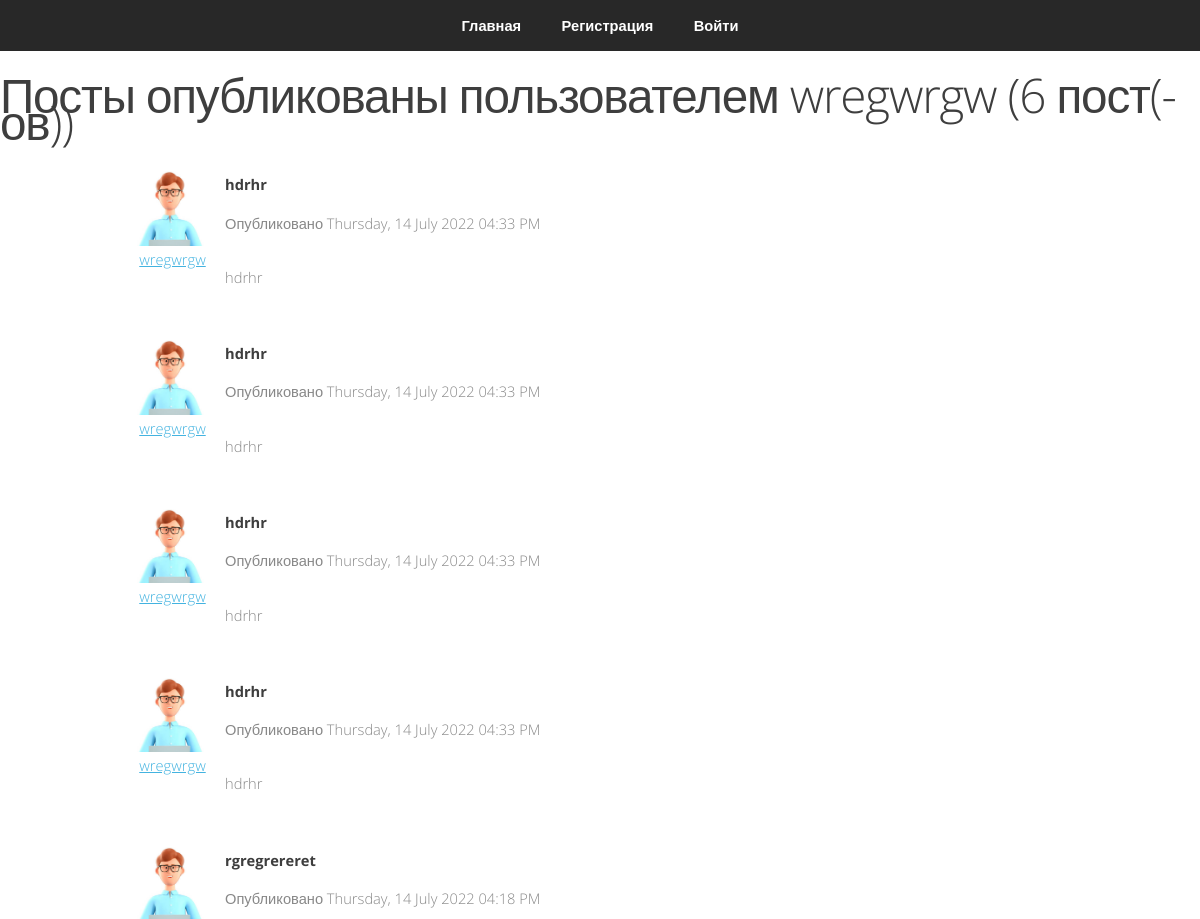
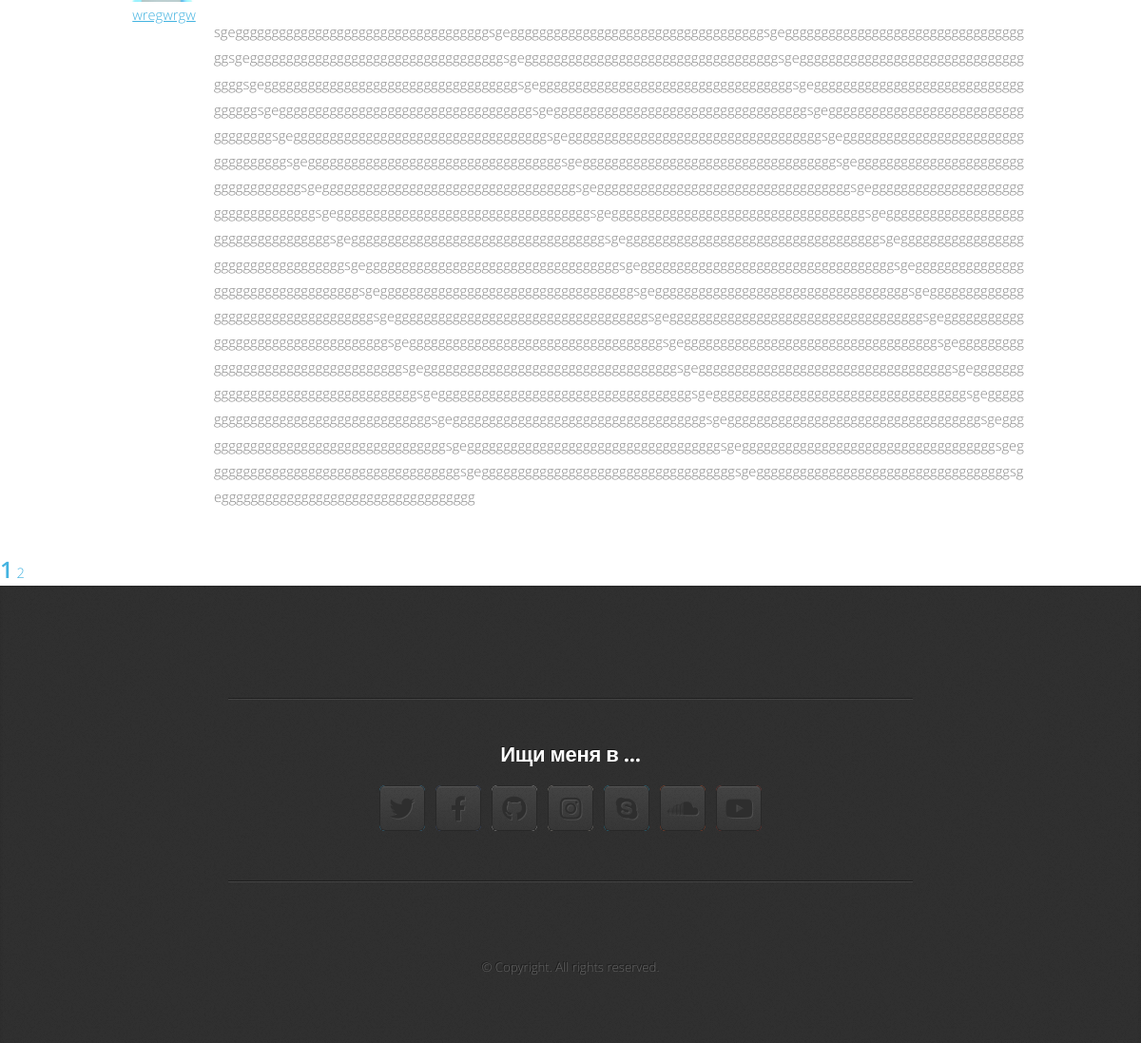
/user/wregwrgw, run on the app's committed database (2 pictures, top to bottom).
### flask_personal_blog/models.py (models this page shows, shortened)
class User(db.Model, UserMixin):
    id = db.Column(db.Integer, primary_key=True)
    username = db.Column(db.String(20), unique=True, nullable=False)
    about_me = db.Column(db.Text)
    email = db.Column(db.String(120), unique=True, nullable=False)
    image_file = db.Column(db.String(20), nullable=False, default="default.png")
    password = db.Column(db.String(60), nullable=False)
    posts = db.relationship("Post", backref="author", lazy=True)

class Post(db.Model):
    id = db.Column(db.Integer, primary_key=True)
    title = db.Column(db.String(100), nullable=False)
    date_posted = db.Column(db.DateTime, nullable=False, default=datetime.utcnow)
    content = db.Column(db.Text, nullable=False)
    user_id = db.Column(db.Integer, db.ForeignKey("user.id"), nullable=False)

### flask_personal_blog/userapp/views.py (the view)
@users.route("/user/<string:username>")
def user_posts(username):
    page = request.args.get("page", 1, type=int)
    user = User.query.filter_by(username=username).first_or_404()
    posts = Post.query.filter_by(author=user).order_by(Post.date_posted.desc()).paginate(page=page, per_page=5)
    return render_template("user_posts.html", posts=posts, user=user)

### flask_personal_blog/templates/user_posts.html (shortened to what this page needs)
<!DOCTYPE html>
<html>
<head>
	<link rel="stylesheet" href="{{ url_for('static', filename='assets/css/main.css') }}" />
</head>
<body class="is-preload">
	<nav id="nav">
		<ul class="container">
			<li><a href="/">Главная</a></li>
			{% if current_user.is_authenticated %}
			<li><a href="{{ url_for('posts.allpost') }}">Посты</a></li>
			<li><a href="{{ url_for('posts.new_post') }}">Создать пост</a></li>
			<li><a href="{{ url_for('userapp.profile') }}">Профиль</a></li>
			<li><a href="{{ url_for('userapp.logout') }}">Выйти</a></li>
			{% else %}
			<li><a href="{{ url_for('userapp.register') }}">Регистрация</a></li>
			<li><a href="{{ url_for('userapp.login') }}">Войти</a></li>
			{% endif %}
		</ul>
	</nav>
	<h1 class="mb-3">Посты опубликованы пользователем {{ user.username }} ({{ posts.total }} пост(-ов))</h1>
    {% for post in posts.items %}
    <div class="container" style="display: flex;">
      <article class="media" style="display: flex; flex-direction: column;">
        <img class="rounded-circle article-img" style="margin-right: 5px;" src="{{ url_for('static', filename='profile_pics/' + post.author.image_file) }}">
        <a class="mr-2" href="{{ url_for('userapp.user_posts', username=post.author.username) }}" style="margin: 0 auto">{{ post.author.username }}</a>
      </article>
      <div class="card" style="margin-bottom: 20px;">
        <div class="card-body">
          <h4 class="card-title"><a class="title" href="{{ url_for('posts.post', post_id=post.id) }}">{{ post.title }}</a></h4>
          <small>Опубликовано {{ post.date_posted.strftime('%A, %d %B %Y %I:%M %p') }}</small>
          <br>
          <br>
          <p class="card-text">{{ post.content }}</p>
        </div>
      </div>
    </div>
    {% endfor %}
    {% for page_num in posts.iter_pages(left_edge=1, right_edge=1, left_current=1, right_current=2) %}
      {% if page_num %}
        {% if posts.page == page_num %}
          <a class="btn btn-success mb-4" href="{{ url_for('userapp.user_posts', username=user.username, page=page_num) }}">{{ page_num }}</a>
        {% else %}
          <a class="btn btn-outline-success mb-4" href="{{ url_for('userapp.user_posts', username=user.username, page=page_num) }}">{{ page_num }}</a>
        {% endif %}
      {% else %}
        ...
      {% endif %}
    {% endfor %}
	<article id="contact" class="wrapper style4">
		<div class="container medium">
			<div class="row">
				<div class="col-12">
					<hr />
					<h3>Ищи меня в ...</h3>
					<ul class="social">
						<li>
							<a href="#" class="icon brands fa-twitter"><span class="label">Twitter</span></a>
						</li>
						<li>
							<a href="#" class="icon brands fa-facebook-f"><span class="label">Facebook</span></a>
						</li>
						<li>
							<a href="#" class="icon brands fa-github"><span class="label">Github</span></a>
						</li>
						<li>
							<a href="#" class="icon brands fa-instagram"><span class="label">Instagram</span></a>
						</li>
						<li>
							<a href="#" class="icon brands fa-skype"><span class="label">Skype</span></a>
						</li>
						<li>
							<a href="#" class="icon brands fa-soundcloud"><span class="label">Soundcloud</span></a>
						</li>
						<li>
							<a href="#" class="icon brands fa-youtube"><span class="label">YouTube</span></a>
						</li>
					</ul>
					<hr />
				</div>
			</div>
			<footer>
				<ul id="copyright">
					<li>&copy; Copyright. All rights reserved.</li>
				</ul>
			</footer>
		</div>
	</article>
</body>
</html>

### data on the page
User: username "wregwrgw"
Post: image_file (placeholder picture), author.username "wregwrgw", title "hdrhr", date_posted "Thursday, 14 July 2022 04:33 PM", content "hdrhr"
Post: image_file (placeholder picture), author.username "wregwrgw", title "hdrhr", date_posted "Thursday, 14 July 2022 04:33 PM", content "hdrhr"
Post: image_file (placeholder picture), author.username "wregwrgw", title "hdrhr", date_posted "Thursday, 14 July 2022 04:33 PM", content "hdrhr"
Post: image_file (placeholder picture), author.username "wregwrgw", title "hdrhr", date_posted "Thursday, 14 July 2022 04:33 PM", content "hdrhr"
Post: image_file (placeholder picture), author.username "wregwrgw", title "rgregrereret", date_posted "Thursday, 14 July 2022 04:18 PM", content "sgegggggggggggggggggggggggggggggggggggsgegggggggggggggggggggggggggggggggggggsgegggggggggggggggggggggggggggggggggggsgegggggggggggggggggggggggggggggggggggsgegggggggggggggggggggggggggggggggggggsgegggggggggggggggggggggggggggggggggggsgegggggggggggggggggggggggggggggggggggsgegggggggggggggggggggggggggggggggggggsgegggggggggggggggggggggggggggggggggggsgegggggggggggggggggggggggggggggggggggsgegggggggggggggggggggggggggggggggggggsgegggggggggggggggggggggggggggggggggggsgegggggggggggggggggggggggggggggggggggsgegggggggggggggggggggggggggggggggggggsgegggggggggggggggggggggggggggggggggggsgegggggggggggggggggggggggggggggggggggsgegggggggggggggggggggggggggggggggggggsgegggggggggggggggggggggggggggggggggggsgeggggggggggggg…"

### other printed values
{{ posts.total }} "6"
{{ page_num }} "1"
{{ page_num }} "2"
